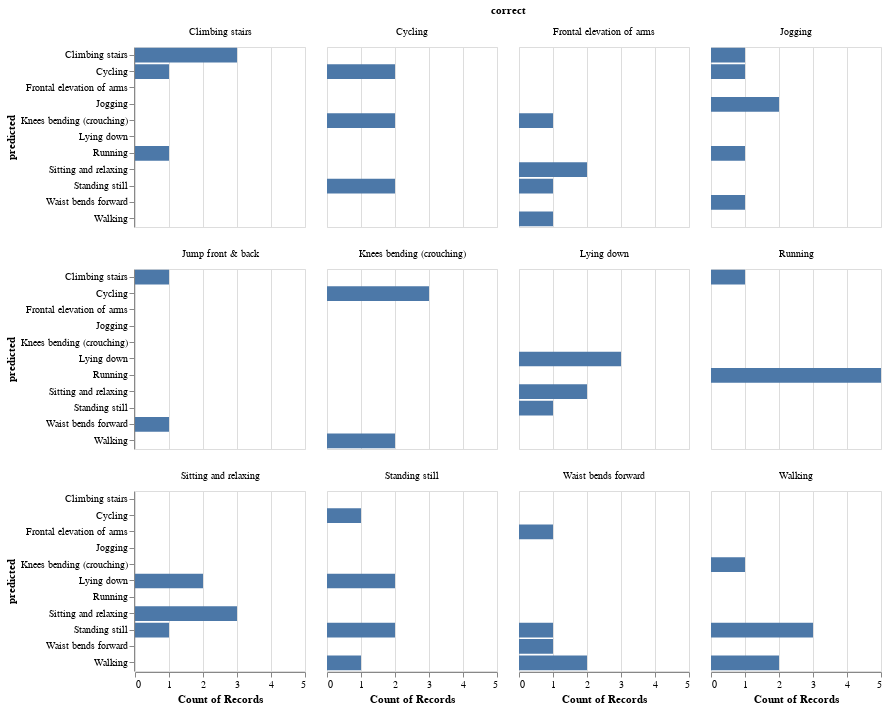

Write notebook code for a chart like this one.
### Code cell
params = {
            'C': np.arange(0.25, 14, 0.25),
            'kernel': ['poly', 'rbf', 'linear'],
            'degree': np.arange(1, 6, 1)
        }

model = SVC()
clf = GridSearchCV(model, params, n_jobs=5, 
               cv=StratifiedKFold(random_state=42, shuffle=True), 
               verbose=0, refit=True)

clf.fit(X_train, y_train)
y_pred = clf.predict(X_test)
score = accuracy_score(y_pred, y_test)
print("Score: {:.2f}".format(score))
show_result(y_pred, y_test)

### Figure 1 — Vega-Lite specification as saved in the notebook (floating-point values rounded to 4 significant figures)
{"config": {"view": {"continuousWidth": 400, "continuousHeight": 300}}, "data": {"name": "data-a58a6b0f6456ed4ab7a9f96ad2119809"}, "facet": {"type": "nominal", "field": "correct"}, "spec": {"mark": "bar", "encoding": {"x": {"type": "nominal", "aggregate": "count", "field": "predicted"}, "y": {"type": "nominal", "field": "predicted"}}, "height": 180, "width": 170}, "columns": 4, "$schema": "https://vega.github.io/schema/vega-lite/v4.8.1.json", "datasets": {"data-a58a6b0f6456ed4ab7a9f96ad2119809": [{"predicted": "Climbing stairs", "correct": "Climbing stairs"}, {"predicted": "Cycling", "correct": "Knees bending (crouching)"}, {"predicted": "Standing still", "correct": "Cycling"}, {"predicted": "Climbing stairs", "correct": "Climbing stairs"}, {"predicted": "Standing still", "correct": "Cycling"}, {"predicted": "Lying down", "correct": "Standing still"}, {"predicted": "Cycling", "correct": "Cycling"}, {"predicted": "Sitting and relaxing", "correct": "Sitting and relaxing"}, {"predicted": "Lying down", "correct": "Sitting and relaxing"}, {"predicted": "Running", "correct": "Running"}, {"predicted": "Walking", "correct": "Waist bends forward"}, {"predicted": "Sitting and relaxing", "correct": "Sitting and relaxing"}, {"predicted": "Walking", "correct": "Knees bending (crouching)"}, {"predicted": "Knees bending (crouching)", "correct": "Cycling"}, {"predicted": "Walking", "correct": "Waist bends forward"}, {"predicted": "Running", "correct": "Running"}, {"predicted": "Sitting and relaxing", "correct": "Lying down"}, {"predicted": "Standing still", "correct": "Waist bends forward"}, {"predicted": "Cycling", "correct": "Climbing stairs"}, {"predicted": "Lying down", "correct": "Lying down"}, {"predicted": "Running", "correct": "Climbing stairs"}, {"predicted": "Climbing stairs", "correct": "Climbing stairs"}, {"predicted": "Waist bends forward", "correct": "Jogging"}, {"predicted": "Sitting and relaxing", "correct": "Frontal elevation of arms"}, {"predicted": "Knees bending (crouching)", "correct": "Frontal elevation of arms"}, {"predicted": "Walking", "correct": "Knees bending (crouching)"}, {"predicted": "Standing still", "correct": "Lying down"}, {"predicted": "Standing still", "correct": "Sitting and relaxing"}, {"predicted": "Standing still", "correct": "Frontal elevation of arms"}, {"predicted": "Cycling", "correct": "Knees bending (crouching)"}, {"predicted": "Knees bending (crouching)", "correct": "Cycling"}, {"predicted": "Cycling", "correct": "Cycling"}, {"predicted": "Sitting and relaxing", "correct": "Sitting and relaxing"}, {"predicted": "Standing still", "correct": "Standing still"}, {"predicted": "Standing still", "correct": "Standing still"}, {"predicted": "Knees bending (crouching)", "correct": "Walking"}, {"predicted": "Running", "correct": "Jogging"}, {"predicted": "Standing still", "correct": "Walking"}, {"predicted": "Climbing stairs", "correct": "Jogging"}, {"predicted": "Lying down", "correct": "Sitting and relaxing"}, {"predicted": "Cycling", "correct": "Jogging"}, {"predicted": "Jogging", "correct": "Jogging"}, {"predicted": "Lying down", "correct": "Lying down"}, {"predicted": "Climbing stairs", "correct": "Running"}, {"predicted": "Standing still", "correct": "Walking"}, {"predicted": "Cycling", "correct": "Knees bending (crouching)"}, {"predicted": "Lying down", "correct": "Standing still"}, {"predicted": "Sitting and relaxing", "correct": "Frontal elevation of arms"}, {"predicted": "Waist bends forward", "correct": "Waist bends forward"}, {"predicted": "Walking", "correct": "Frontal elevation of arms"}, {"predicted": "Running", "correct": "Running"}, {"predicted": "Frontal elevation of arms", "correct": "Waist bends forward"}, {"predicted": "Waist bends forward", "correct": "Jump front & back"}, {"predicted": "Walking", "correct": "Walking"}, {"predicted": "Lying down", "correct": "Lying down"}, {"predicted": "Running", "correct": "Running"}, {"predicted": "Walking", "correct": "Walking"}, {"predicted": "Jogging", "correct": "Jogging"}, {"predicted": "Running", "correct": "Running"}, {"predicted": "Cycling", "correct": "Standing still"}, {"predicted": "Standing still", "correct": "Walking"}, {"predicted": "Walking", "correct": "Standing still"}, {"predicted": "Sitting and relaxing", "correct": "Lying down"}, {"predicted": "Climbing stairs", "correct": "Jump front & back"}]}}
